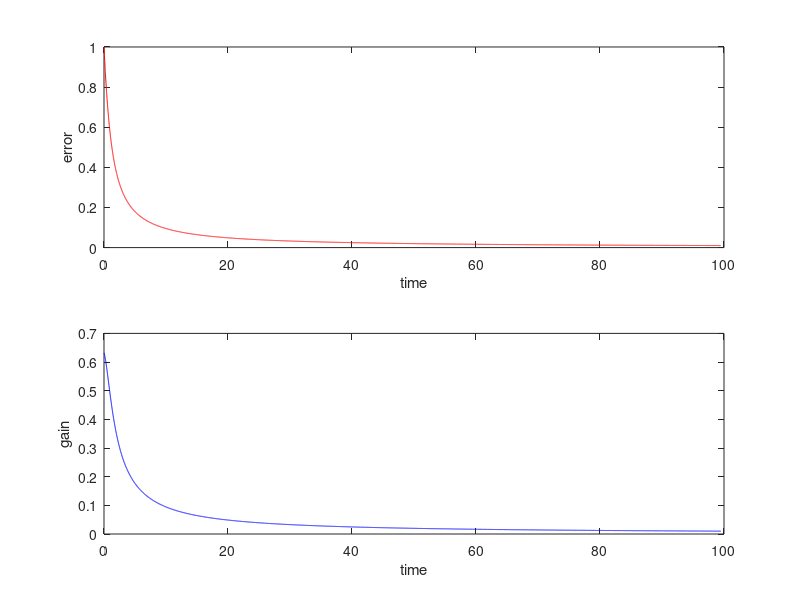
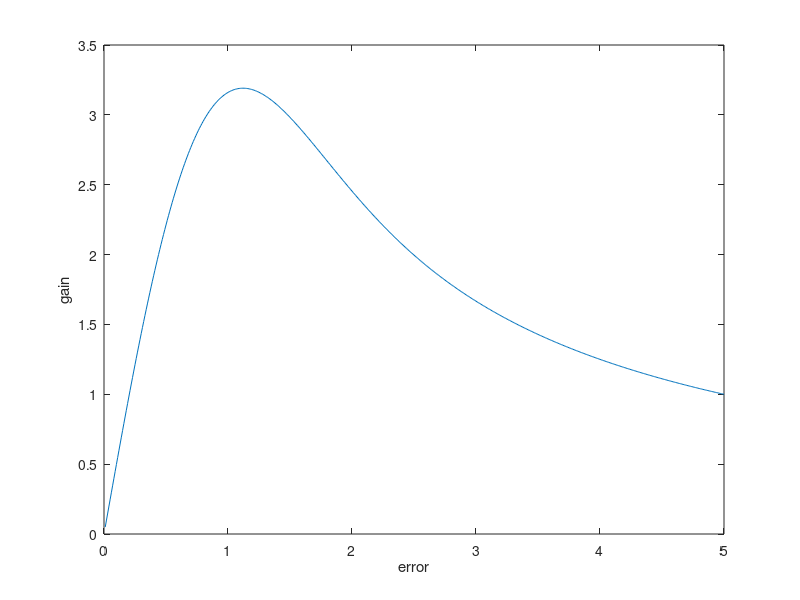

Reproduce these figures in MATLAB, in order.
% KVAR Allows to see the shape of the variable K, the gain of the robot's
% controller for go-to-goal and obstacle avoidance.
%
% Miguel Ruiz, commented by Stephanie Amati, April 2015

%% Clean
clear all
close all
clc

%% Paramaters
% initial error xg-x, yg-y
e0 = 1;

% alpha
alpha = 1;

% error tolerance
epsilon = 0.01;

% dt
dt = 0.01;

%% Computations (dt = 1)
% go-to-goal
e = e0;
k = e0*(1-exp(-alpha*abs(e)^2))/abs(e);

error = e;
gain = k;

while e > epsilon
   % next error
   e = e*(1-k*dt);
   
   % next gain
   k = e0*(1-exp(-alpha*abs(e)^2))/abs(e);
   
   % save vectors
   error = [error; e];
   gain = [gain; k];
end

%% Plot
t = 0:dt:(length(error)-1)*dt;

figure()
box;

f(1) = subplot(2,1,1);
plot(t, error, 'r');
xlabel('time');
ylabel('error');

f(2) = subplot(2,1,2);
plot(t, gain, 'b');
xlabel('time');
ylabel('gain');

linkaxes(f, 'x');

figure()
e = 0:0.01:5;
plot(e, 5.*(1-exp(-alpha.*abs(e).^2))./abs(e));
xlabel('error');
ylabel('gain');
